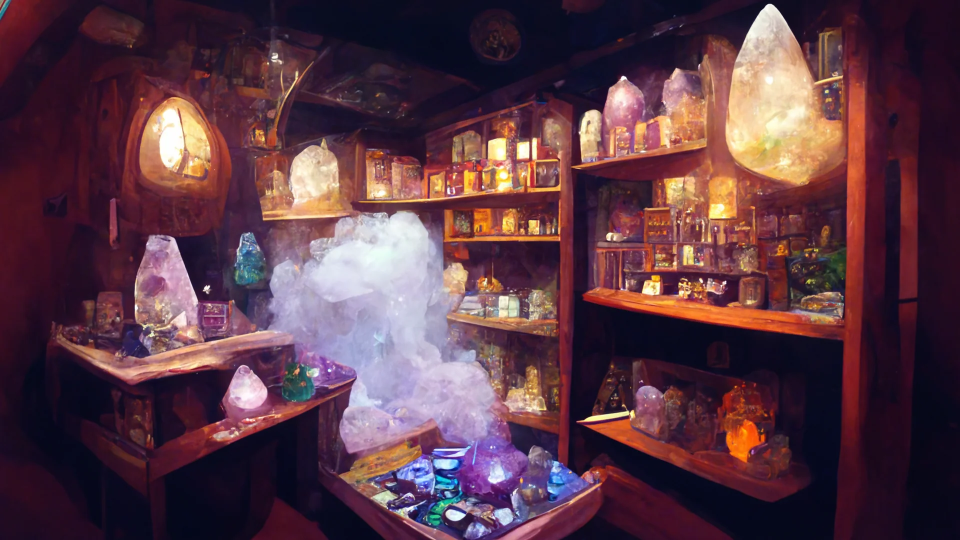
#> input picture assets/scenes/intro/shelves_1.webp, 1920 x 1080 px, given in place of olivemistbg_src.png, which was not available (shown at 1/2 size)
$ python grade_olivemist.py ../assets/scenes/intro/shelves_1.webp
#> lines starting #> are read from the running program, lines starting #| are printed output that depends on the picture; pictures that were not available may be replaced by others from this repository, and a replacement may not be noted
"""Bake Realm 3's far-mist backdrop into the realm's own palette.

The painted mist arrives OLIVE — yellow-green — and Realm 3 lives in a deep
teal-green. A runtime `modulate` was tried first and is the wrong tool: a
multiply drags olive toward teal by crushing the red channel, which muddies
the midtones instead of moving the hue. This is a one-time bake in HSV, so
the hue actually rotates and the result stays clean.

  olivemistbg_src.png   the untouched original (never overwritten)
  olivemistbg.png       the graded backdrop the scene loads

The targets are not eyeballed — they are the realm's own constants, taken
from `scripts/Realm3FungalTest.gd`:

  BG_TOP     #122B28   the sky the level already draws
  BG_BOTTOM  #0A1614   what it sinks to
  SIL_MID    #12201D   the midground silhouettes the mist must sit BEHIND

Sanity rule, enforced in the value remap: no part of the graded mist may be
brighter than the midground it hides behind. Backdrops that outrank their own
foreground stop reading as distance and start reading as a mistake.

Usage:  python tools/grade_olivemist.py [--preview]
"""

import sys

import numpy as np
from PIL import Image

SRC = "assets/realms/realm3_fungal/olivemistbg_src.png"
DST = "assets/realms/realm3_fungal/olivemistbg.png"

# --- the realm's palette (sampled from Realm3FungalTest.gd, not invented) ---
BG_TOP = (0x12, 0x2B, 0x28)
BG_BOTTOM = (0x0A, 0x16, 0x14)
SIL_MID = (0x12, 0x20, 0x1D)


def rgb_to_hue_deg(c):
    r, g, b = [v / 255.0 for v in c]
    mx, mn = max(r, g, b), min(r, g, b)
    d = mx - mn
    if d == 0:
        return 0.0
    if mx == r:
        h = 60.0 * (((g - b) / d) % 6.0)
    elif mx == g:
        h = 60.0 * (((b - r) / d) + 2.0)
    else:
        h = 60.0 * (((r - g) / d) + 4.0)
    return h


def value_of(c):
    return max(c) / 255.0


def main():
    target_hue = rgb_to_hue_deg(BG_TOP)          # ~173 deg, the realm's teal
    # the mist must land BELOW the midground silhouettes in value, with a
    # little headroom, and never fully black or the fog stops reading as fog
    # Measured against BG_TOP, the sky the level already draws, NOT SIL_MID.
    # SIL_MID is the darkest silhouette colour in the realm (luminance 0.113);
    # forcing every pixel under it compressed the mist into a 0.06-wide band
    # and the bake came out as a black rectangle. The backdrop still has to
    # sit behind the world in value — it just needs a range wide enough to
    # still be an image.
    v_hi = value_of(BG_TOP) * 1.18
    v_lo = value_of(BG_BOTTOM) * 0.30
    print("target hue %.1f deg   value window %.3f..%.3f" % (target_hue, v_lo, v_hi))

    im = Image.open(SRC).convert("RGB")
#> im is the input picture: PIL image 1920x1080 RGB; mean R, G, B 90.2, 57.1, 69.3
    hsv = np.asarray(im.convert("HSV")).astype(np.float32)
    h, s, v = hsv[..., 0], hsv[..., 1], hsv[..., 2]
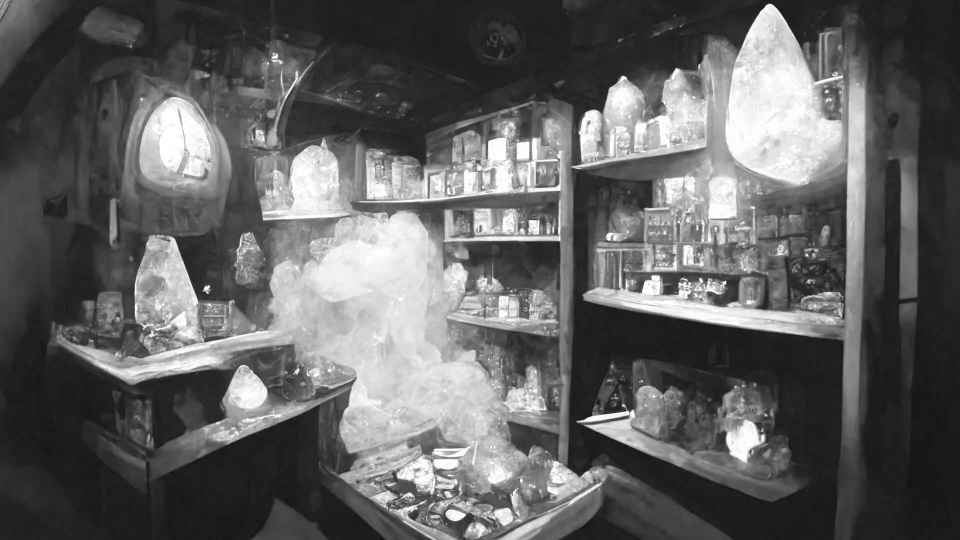
#> v: shape (1080, 1920) float32 (shown at 1/2 size); min 15, max 255, mean 97.4

    # --- HUE: rotate onto the realm's teal, keeping a little of the art's own
    # variation so the mist does not flatten into one colour ---
    th = target_hue / 360.0 * 255.0
    h_mean = float(h.mean())
#> h_mean = 173.8
    h_new = th + (h - h_mean) * 0.22
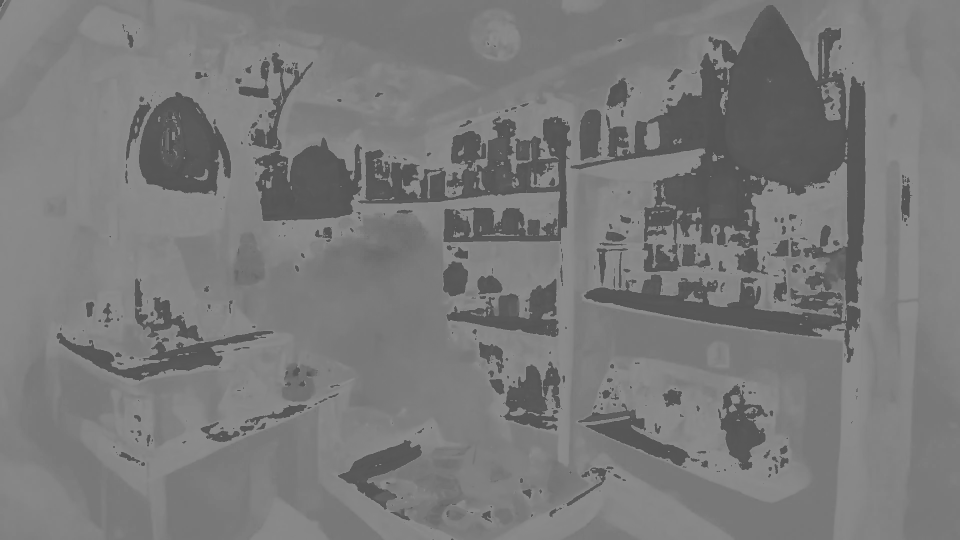
#> h_new: shape (1080, 1920) float32 (shown at 1/2 size); min 84.15, max 140, mean 122.4
    h_new = np.mod(h_new, 255.0)

    # --- SATURATION: the realm is muted. Olive arrives loud. ---
    # 0.62 was too deep a cut — it took the teal out along with the olive and
    # the mist came back grey. The realm is muted, not colourless.
    s_new = np.clip(s * 1.05, 0, 255)

    # --- VALUE: compress the whole image into the level's dark register ---
    v_min, v_max = float(v.min()), float(v.max())
#> v_min = 15; v_max = 255
    span = max(v_max - v_min, 1e-5)
#> span = 240
    v_norm = (v - v_min) / span
    # a gentle gamma keeps the mist's soft shapes from crushing to flat black
    v_norm = np.power(v_norm, 0.82)
    v_new = (v_lo + v_norm * (v_hi - v_lo)) * 255.0

    out = np.stack([h_new, s_new, np.clip(v_new, 0, 255)], axis=-1)
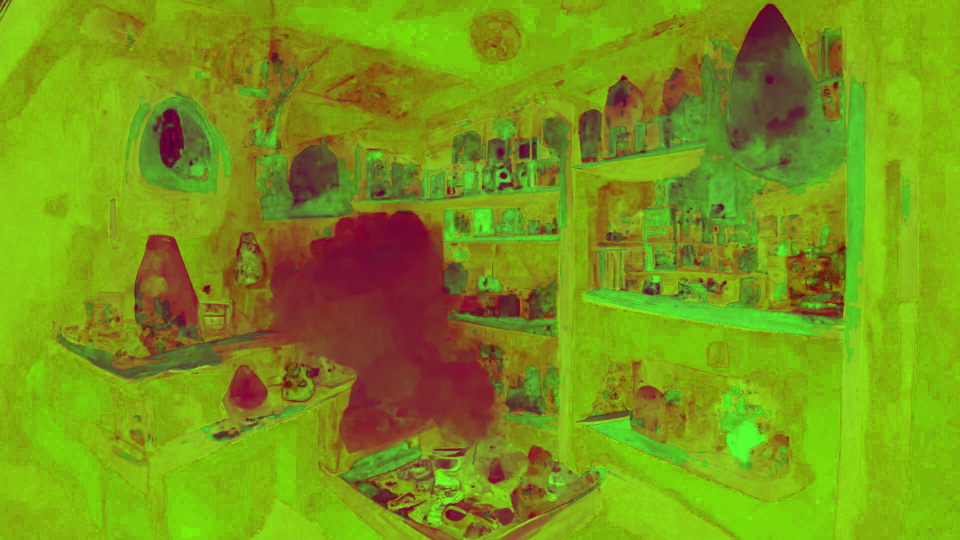
#> out: shape (1080, 1920, 3) float32 (shown at 1/2 size); mean of channels 0, 1, 2 123, 151.9, 24.1; drawn as R, G, B
    graded = Image.fromarray(out.astype(np.uint8), mode="HSV").convert("RGB")
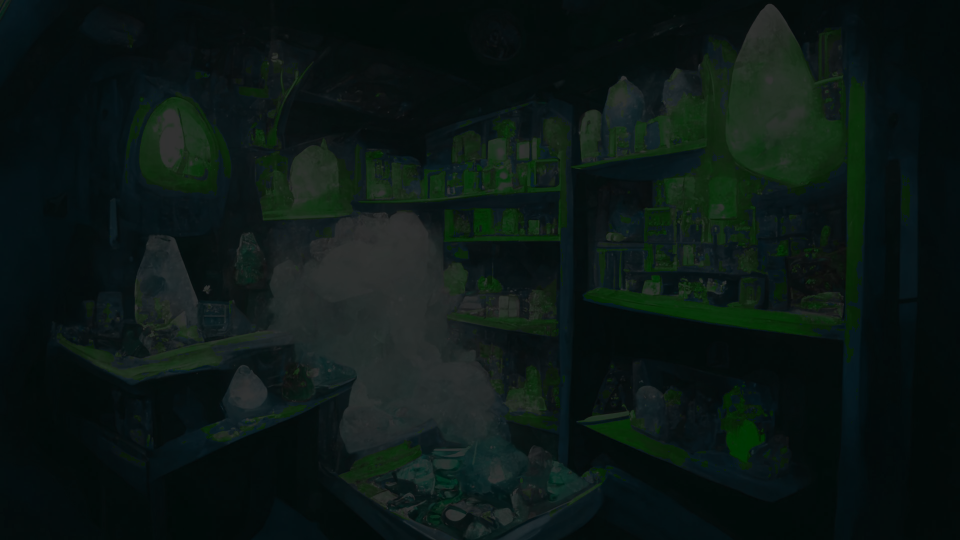
#> graded: PIL image 1920x1080 RGB (shown at 1/2 size); mean R, G, B 11.2, 22.4, 19.6
    graded.save(DST)

    # --- prove the sanity rule rather than asserting it ---
    arr = np.asarray(graded).astype(np.float32) / 255.0
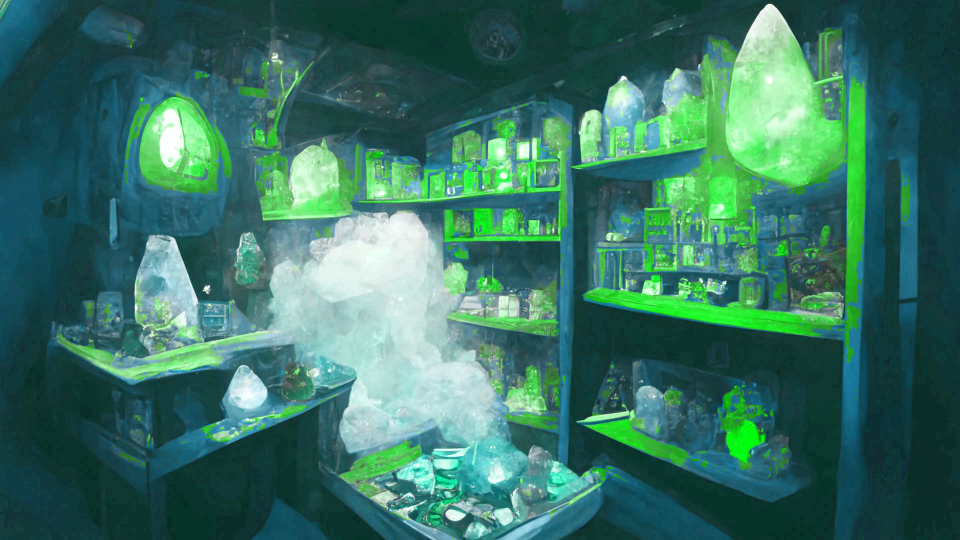
#> arr: shape (1080, 1920, 3) float32 (shown at 1/2 size); mean R, G, B 0.0444, 0.0892, 0.0777; drawn with min black and max white
    lum = arr @ np.array([0.2126, 0.7152, 0.0722], dtype=np.float32)
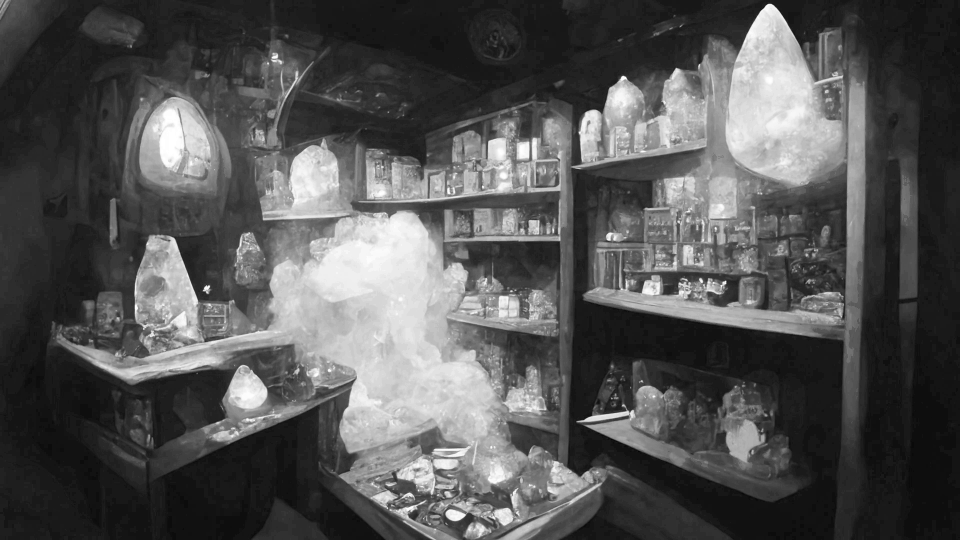
#> lum: shape (1080, 1920) float32 (shown at 1/2 size); min 0.0191, max 0.196, mean 0.0778; drawn with min black and max white
    sil_lum = (np.array(SIL_MID, dtype=np.float32) / 255.0) @ np.array(
        [0.2126, 0.7152, 0.0722], dtype=np.float32)
    print("graded luminance  min %.4f  mean %.4f  max %.4f"
          % (lum.min(), lum.mean(), lum.max()))
#| graded luminance  min 0.0191  mean 0.0778  max 0.1961
    print("midground SIL_MID luminance %.4f" % sil_lum)
    over = float((lum > sil_lum).mean()) * 100.0
#> over = 24.58
    print("pixels brighter than midground: %.2f%%  %s"
          % (over, "OK" if over < 1.0 else "TOO BRIGHT — lower v_hi"))
#| pixels brighter than midground: 24.58%  TOO BRIGHT — lower v_hi
    # and that no yellow-olive survived
    hh = np.asarray(graded.convert("HSV")).astype(np.float32)[..., 0] / 255.0 * 360.0
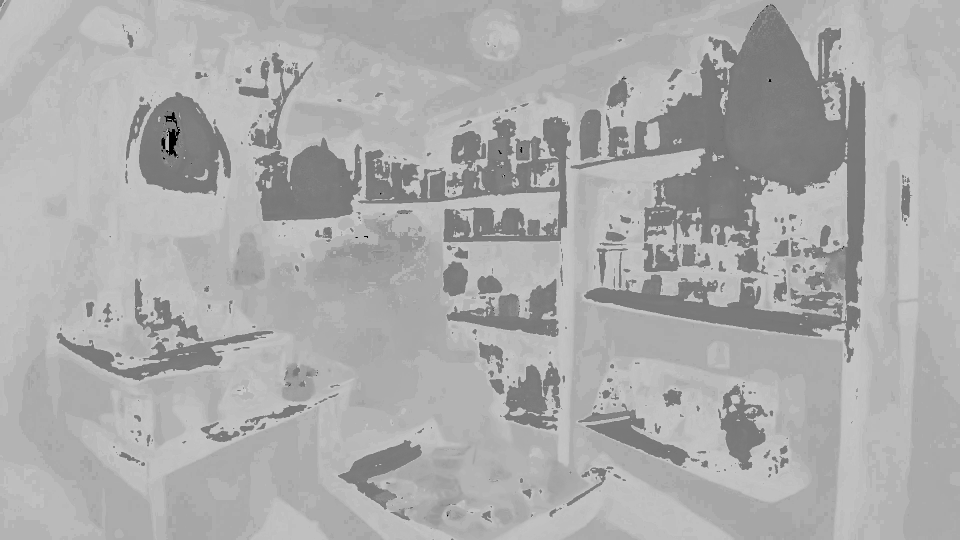
#> hh: shape (1080, 1920) float32 (shown at 1/2 size); min 0, max 208.9, mean 171.4
    olive = float(((hh > 40) & (hh < 110)).mean()) * 100.0
#> olive = 0.00637
    print("olive-hue pixels remaining: %.3f%%  %s"
          % (olive, "OK" if olive < 1.0 else "HUE CLASH"))
#| olive-hue pixels remaining: 0.006%  OK

    if "--preview" in sys.argv:
        Image.open(SRC).resize((640, 360)).save("mist_before.png")
        graded.resize((640, 360)).save("mist_after.png")
        print("wrote mist_before.png / mist_after.png")


if __name__ == "__main__":
    main()

$ run again, on assets/scenes/intro/shelves_2.webp
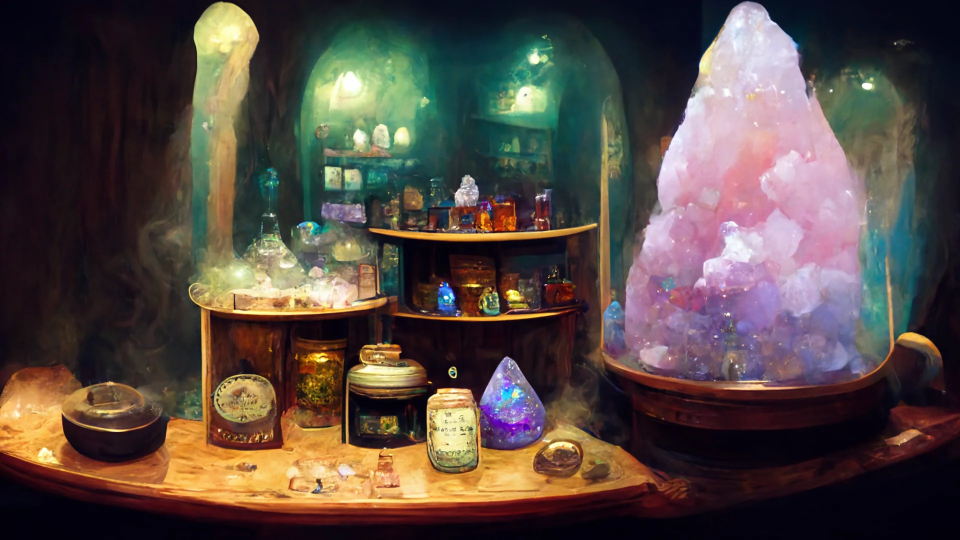
#> input picture assets/scenes/intro/shelves_2.webp, 1920 x 1080 px, given in place of olivemistbg_src.png, which was not available (shown at 1/2 size)
#> in main, im is the input picture: PIL image 1920x1080 RGB; mean R, G, B 85.3, 72.7, 66.9
#> h_mean = 137.9
#> v_min = 4; v_max = 255
#> span = 251
#> in main, `lum = arr @ np.array([0.2126, 0.7152, 0.0722], dtype=np.float32)`:
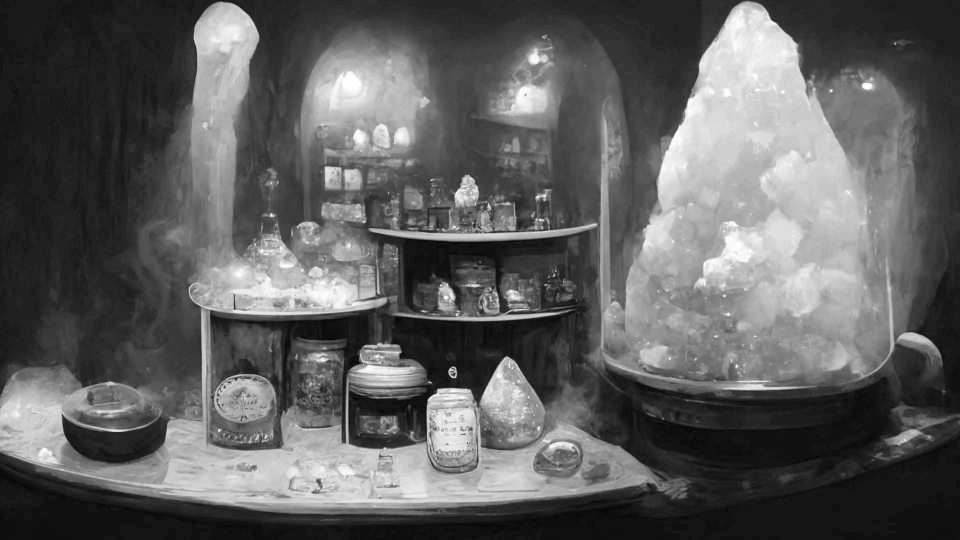
#> lum: shape (1080, 1920) float32 (shown at 1/2 size); min 0.0135, max 0.196, mean 0.0816; drawn with min black and max white
#| graded luminance  min 0.0135  mean 0.0816  max 0.1961
#> over = 29.02
#| pixels brighter than midground: 29.02%  TOO BRIGHT — lower v_hi
#> in main, `hh = np.asarray(graded.convert("HSV")).astype(np.float32)[..., 0] / 25..`:
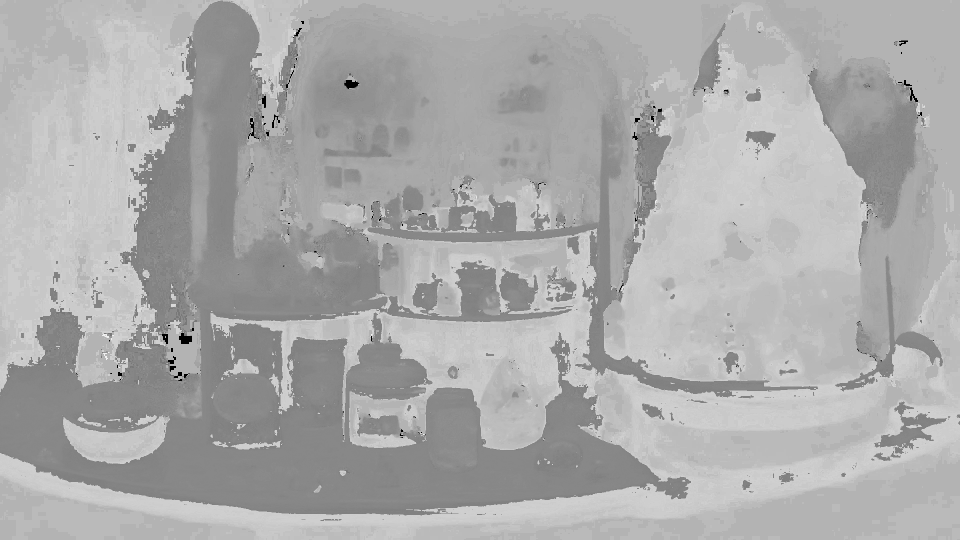
#> hh: shape (1080, 1920) float32 (shown at 1/2 size); min 0, max 240, mean 171.1
#> olive = 0
#| olive-hue pixels remaining: 0.000%  OK

$ run again, on assets/scenes/intro/shelves_6.webp
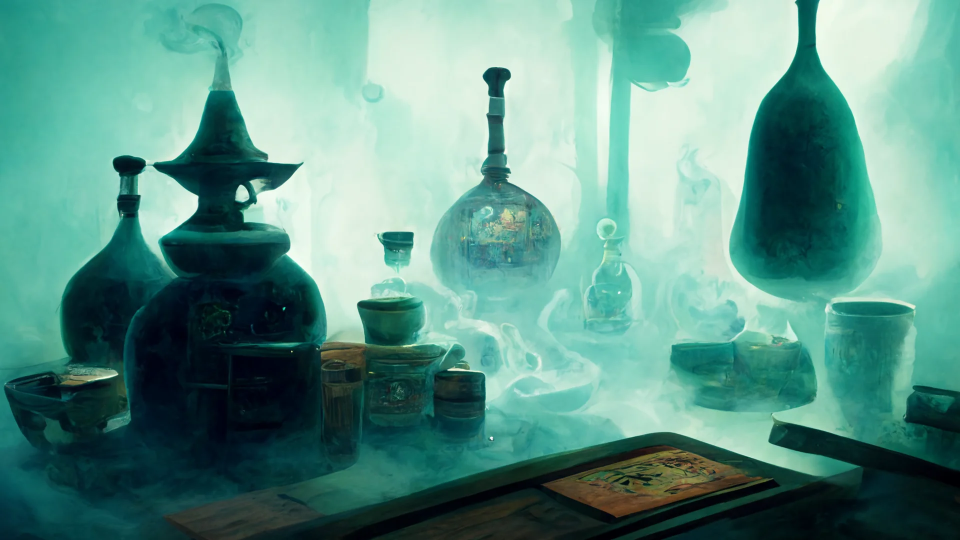
#> input picture assets/scenes/intro/shelves_6.webp, 1920 x 1080 px, given in place of olivemistbg_src.png, which was not available (shown at 1/2 size)
#> in main, im is the input picture: PIL image 1920x1080 RGB; mean R, G, B 92.7, 147, 135.1
#> h_mean = 115.7
#> v_min = 0; v_max = 255
#> in main, `arr = np.asarray(graded).astype(np.float32) / 255.0`:
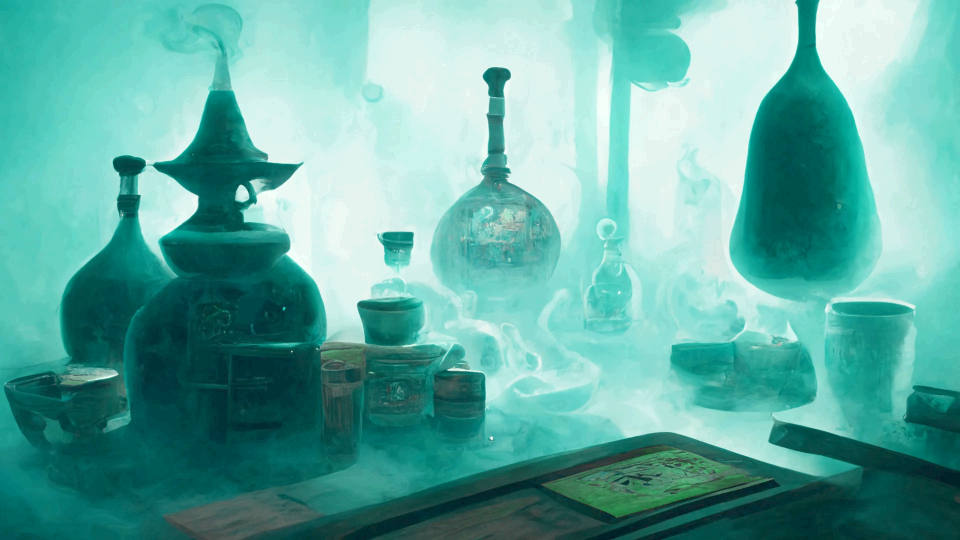
#> arr: shape (1080, 1920, 3) float32 (shown at 1/2 size); mean R, G, B 0.0749, 0.133, 0.127; drawn with min black and max white
#| graded luminance  min 0.0163  mean 0.1192  max 0.1961
#> over = 57.6
#| pixels brighter than midground: 57.60%  TOO BRIGHT — lower v_hi
#> in main, `hh = np.asarray(graded.convert("HSV")).astype(np.float32)[..., 0] / 25..`:
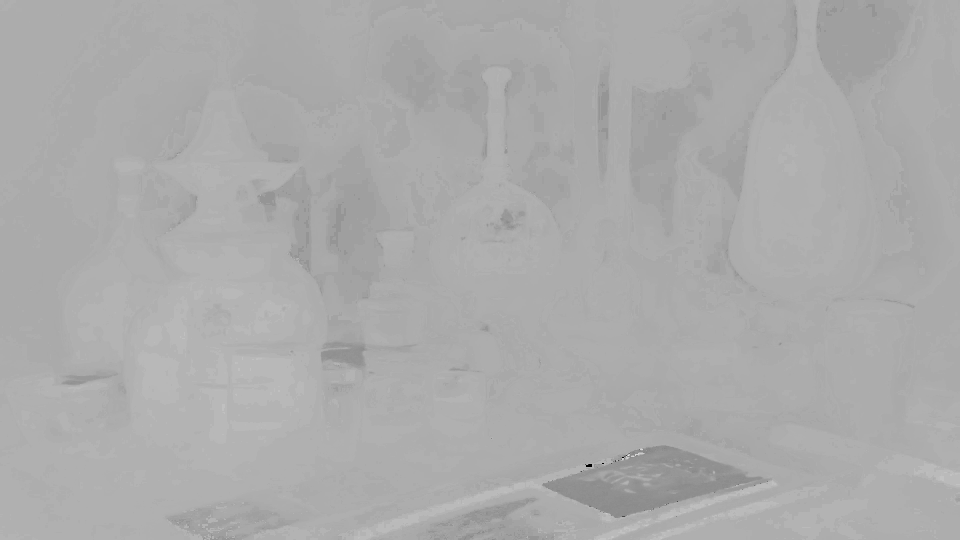
#> hh: shape (1080, 1920) float32 (shown at 1/2 size); min 0, max 240, mean 171.4
#> olive = 0
#| olive-hue pixels remaining: 0.000%  OK
